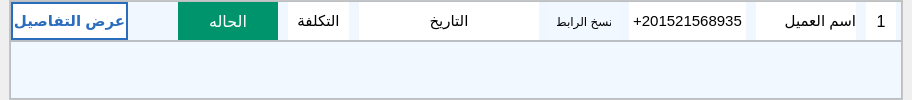
<?xml version="1.0" encoding="UTF-8"?>
<ui version="4.0">
 <class>Form</class>
 <widget class="QWidget" name="Form">
  <property name="geometry">
   <rect>
    <x>0</x>
    <y>0</y>
    <width>876</width>
    <height>0</height>
   </rect>
  </property>
  <property name="windowTitle">
   <string>Form</string>
  </property>
  <layout class="QGridLayout" name="gridLayout">
   <property name="leftMargin">
    <number>9</number>
   </property>
   <property name="topMargin">
    <number>0</number>
   </property>
   <property name="rightMargin">
    <number>9</number>
   </property>
   <property name="bottomMargin">
    <number>0</number>
   </property>
   <property name="spacing">
    <number>0</number>
   </property>
   <item row="0" column="0">
    <widget class="QFrame" name="frame">
     <property name="styleSheet">
      <string notr="true">background-color: rgb(255, 255, 255);
color: rgb(0, 0, 0);
border-botom:1px solid rgb(199, 199, 199)</string>
     </property>
     <property name="frameShape">
      <enum>QFrame::StyledPanel</enum>
     </property>
     <property name="frameShadow">
      <enum>QFrame::Raised</enum>
     </property>
     <layout class="QVBoxLayout" name="verticalLayout">
      <property name="spacing">
       <number>0</number>
      </property>
      <property name="leftMargin">
       <number>0</number>
      </property>
      <property name="topMargin">
       <number>0</number>
      </property>
      <property name="rightMargin">
       <number>0</number>
      </property>
      <property name="bottomMargin">
       <number>0</number>
      </property>
      <item>
       <widget class="QFrame" name="frame_2">
        <property name="maximumSize">
         <size>
          <width>16777215</width>
          <height>40</height>
         </size>
        </property>
        <property name="styleSheet">
         <string notr="true">border-bottom:1px solid rgb(197, 197, 197);
background-color: rgb(241, 247, 254);</string>
        </property>
        <property name="frameShape">
         <enum>QFrame::StyledPanel</enum>
        </property>
        <property name="frameShadow">
         <enum>QFrame::Raised</enum>
        </property>
        <layout class="QHBoxLayout" name="horizontalLayout">
         <property name="spacing">
          <number>10</number>
         </property>
         <property name="leftMargin">
          <number>0</number>
         </property>
         <property name="topMargin">
          <number>0</number>
         </property>
         <property name="rightMargin">
          <number>5</number>
         </property>
         <property name="bottomMargin">
          <number>0</number>
         </property>
         <item>
          <widget class="QPushButton" name="showMore">
           <property name="minimumSize">
            <size>
             <width>110</width>
             <height>38</height>
            </size>
           </property>
           <property name="maximumSize">
            <size>
             <width>120</width>
             <height>16777215</height>
            </size>
           </property>
           <property name="font">
            <font>
             <pointsize>11</pointsize>
             <bold>true</bold>
            </font>
           </property>
           <property name="cursor">
            <cursorShape>PointingHandCursor</cursorShape>
           </property>
           <property name="styleSheet">
            <string notr="true">
letter-spacing: 0em;
text-align: center;
border:2px solid rgb(43, 109, 189);
color:rgb(43, 109, 189);
background-color: rgb(255, 255, 255);
</string>
           </property>
           <property name="text">
            <string>عرض التفاصيل</string>
           </property>
          </widget>
         </item>
         <item>
          <spacer name="horizontalSpacer">
           <property name="orientation">
            <enum>Qt::Horizontal</enum>
           </property>
           <property name="sizeHint" stdset="0">
            <size>
             <width>40</width>
             <height>20</height>
            </size>
           </property>
          </spacer>
         </item>
         <item>
          <widget class="QPushButton" name="status">
           <property name="minimumSize">
            <size>
             <width>100</width>
             <height>38</height>
            </size>
           </property>
           <property name="maximumSize">
            <size>
             <width>100</width>
             <height>16777215</height>
            </size>
           </property>
           <property name="font">
            <font>
             <pointsize>12</pointsize>
            </font>
           </property>
           <property name="styleSheet">
            <string notr="true">border:0px;
color: rgb(255, 255, 255);
background-color: rgb(0, 148, 109);
/*background-color: rgb(46, 204, 113);*/
</string>
           </property>
           <property name="text">
            <string>الحاله</string>
           </property>
          </widget>
         </item>
         <item>
          <widget class="QLabel" name="client_budget">
           <property name="minimumSize">
            <size>
             <width>61</width>
             <height>0</height>
            </size>
           </property>
           <property name="maximumSize">
            <size>
             <width>61</width>
             <height>16777215</height>
            </size>
           </property>
           <property name="font">
            <font>
             <pointsize>11</pointsize>
            </font>
           </property>
           <property name="styleSheet">
            <string notr="true">border-bottom:0px;
background-color: rgb(255, 255, 255);</string>
           </property>
           <property name="text">
            <string>التكلفة</string>
           </property>
           <property name="alignment">
            <set>Qt::AlignCenter</set>
           </property>
          </widget>
         </item>
         <item>
          <widget class="QLabel" name="client_date">
           <property name="minimumSize">
            <size>
             <width>180</width>
             <height>0</height>
            </size>
           </property>
           <property name="maximumSize">
            <size>
             <width>180</width>
             <height>16777215</height>
            </size>
           </property>
           <property name="font">
            <font>
             <pointsize>11</pointsize>
            </font>
           </property>
           <property name="styleSheet">
            <string notr="true">border-bottom:0px;
background-color: rgb(255, 255, 255);</string>
           </property>
           <property name="text">
            <string>التاريخ</string>
           </property>
           <property name="alignment">
            <set>Qt::AlignCenter</set>
           </property>
          </widget>
         </item>
         <item>
          <widget class="QPushButton" name="lineEdit_link">
           <property name="minimumSize">
            <size>
             <width>70</width>
             <height>38</height>
            </size>
           </property>
           <property name="maximumSize">
            <size>
             <width>70</width>
             <height>16777215</height>
            </size>
           </property>
           <property name="cursor">
            <cursorShape>PointingHandCursor</cursorShape>
           </property>
           <property name="styleSheet">
            <string notr="true">/*border: 1px solid #000000;*/
border:0px;
padding: 0px 8px;
background-color: rgb(242, 248, 255);
border-bottom:0px;</string>
           </property>
           <property name="text">
            <string>نسخ الرابط</string>
           </property>
          </widget>
         </item>
         <item>
          <widget class="QLabel" name="client_phone">
           <property name="minimumSize">
            <size>
             <width>117</width>
             <height>0</height>
            </size>
           </property>
           <property name="maximumSize">
            <size>
             <width>125</width>
             <height>16777215</height>
            </size>
           </property>
           <property name="font">
            <font>
             <pointsize>11</pointsize>
            </font>
           </property>
           <property name="styleSheet">
            <string notr="true">border-bottom:0px;
background-color: rgb(255, 255, 255);</string>
           </property>
           <property name="text">
            <string>+201521568935</string>
           </property>
           <property name="alignment">
            <set>Qt::AlignCenter</set>
           </property>
          </widget>
         </item>
         <item>
          <widget class="QLabel" name="client_name">
           <property name="minimumSize">
            <size>
             <width>100</width>
             <height>0</height>
            </size>
           </property>
           <property name="maximumSize">
            <size>
             <width>20000</width>
             <height>16777215</height>
            </size>
           </property>
           <property name="font">
            <font>
             <pointsize>11</pointsize>
            </font>
           </property>
           <property name="styleSheet">
            <string notr="true">border-bottom:0px;
background-color: rgb(255, 255, 255);</string>
           </property>
           <property name="text">
            <string>اسم العميل</string>
           </property>
           <property name="alignment">
            <set>Qt::AlignLeading|Qt::AlignLeft|Qt::AlignVCenter</set>
           </property>
          </widget>
         </item>
         <item>
          <widget class="QLabel" name="sale_number">
           <property name="minimumSize">
            <size>
             <width>30</width>
             <height>0</height>
            </size>
           </property>
           <property name="maximumSize">
            <size>
             <width>41</width>
             <height>16777215</height>
            </size>
           </property>
           <property name="font">
            <font>
             <pointsize>12</pointsize>
            </font>
           </property>
           <property name="styleSheet">
            <string notr="true">border-bottom:0px;
background-color: rgb(255, 255, 255);</string>
           </property>
           <property name="text">
            <string>1</string>
           </property>
           <property name="alignment">
            <set>Qt::AlignCenter</set>
           </property>
          </widget>
         </item>
        </layout>
       </widget>
      </item>
      <item>
       <widget class="QFrame" name="frame_3">
        <property name="cursor">
         <cursorShape>ArrowCursor</cursorShape>
        </property>
        <property name="styleSheet">
         <string notr="true">background-color: rgb(242, 248, 255);</string>
        </property>
        <property name="frameShape">
         <enum>QFrame::StyledPanel</enum>
        </property>
        <property name="frameShadow">
         <enum>QFrame::Raised</enum>
        </property>
        <layout class="QVBoxLayout" name="verticalLayout_2"/>
       </widget>
      </item>
     </layout>
    </widget>
   </item>
  </layout>
 </widget>
 <resources/>
 <connections/>
</ui>
